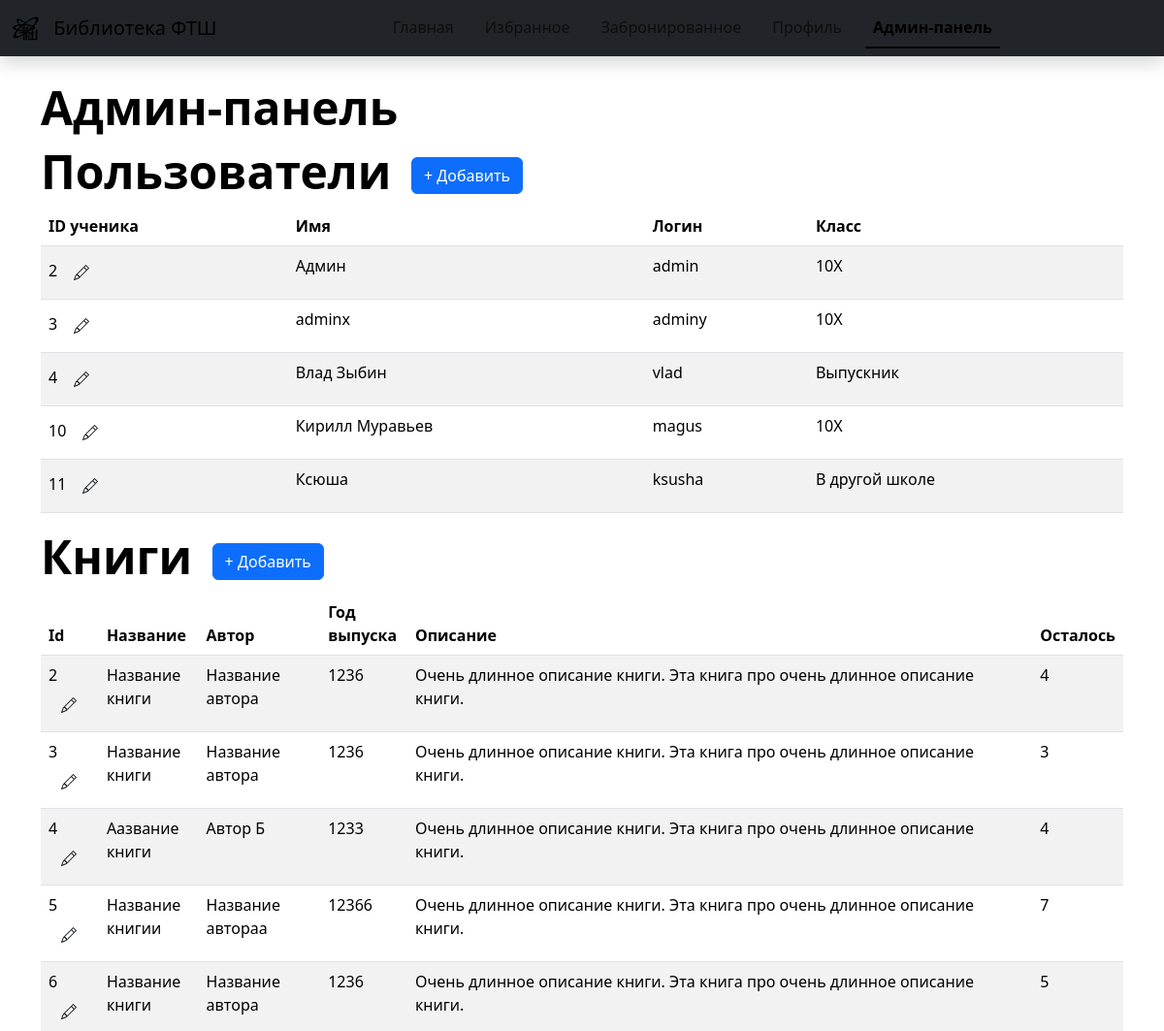
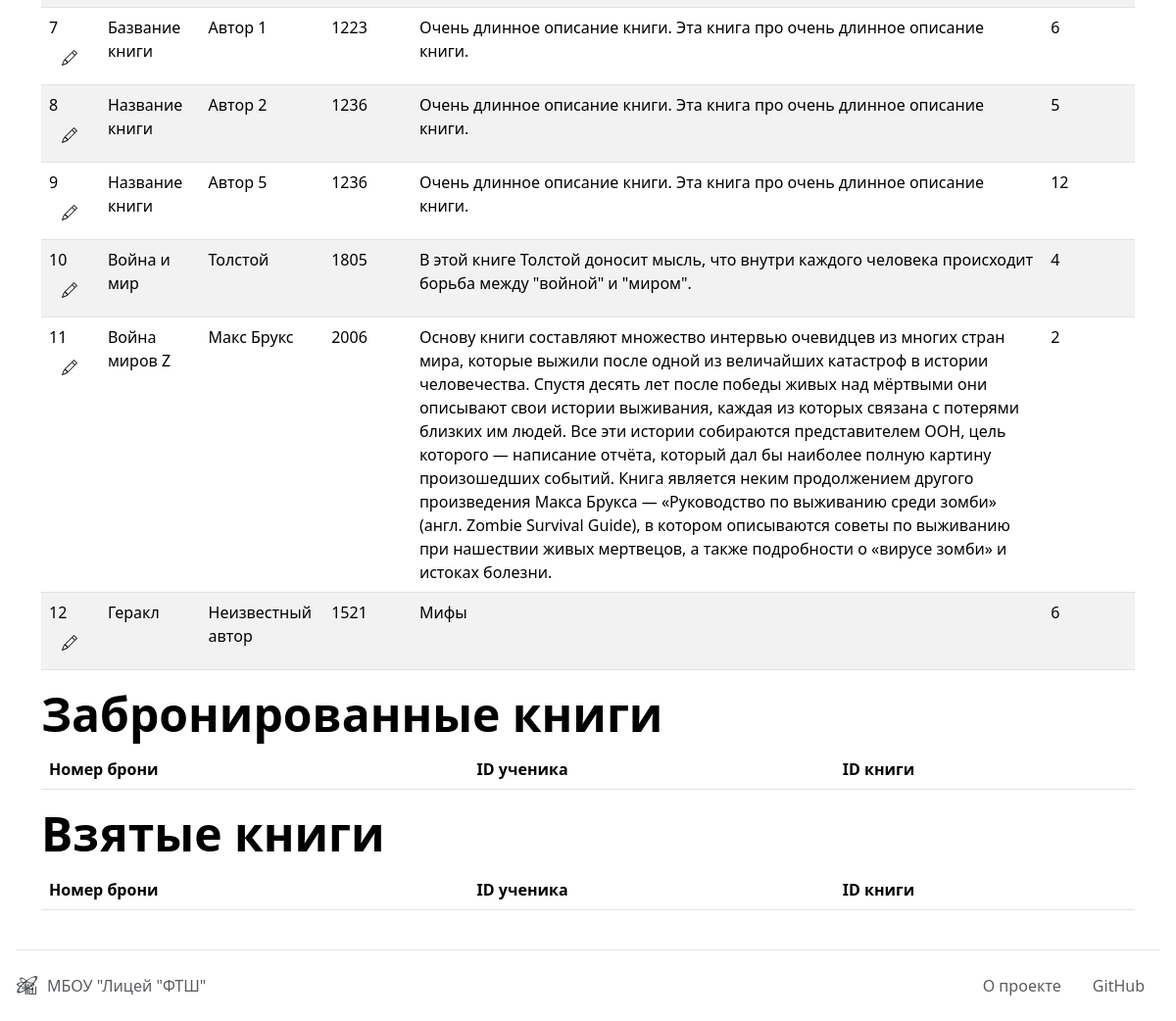
Page /admin (signed in) on the committed database (2 pictures, top to bottom).
### data/users.py (models this page shows, shortened)
class User(SqlAlchemyBase, UserMixin):
    __tablename__ = 'users'
    id = sqlalchemy.Column(sqlalchemy.Integer,
                           primary_key=True, autoincrement=True)
    name = sqlalchemy.Column(sqlalchemy.String)
    username = sqlalchemy.Column(sqlalchemy.String, unique=True, index=True)
    hashed_password = sqlalchemy.Column(sqlalchemy.String, nullable=True)
    grade_id = sqlalchemy.Column(sqlalchemy.Integer,
                                 sqlalchemy.ForeignKey("grades.id"))
    grade = orm.relationship('Grade')
    is_admin = sqlalchemy.Column(sqlalchemy.Boolean, default=False)

### data/grades.py (models this page shows)
class Grade(SqlAlchemyBase):
    __tablename__ = 'grades'
    id = sqlalchemy.Column(sqlalchemy.Integer,
                           primary_key=True, autoincrement=True)
    name = sqlalchemy.Column(sqlalchemy.String)

### data/books.py (models this page shows)
class Book(SqlAlchemyBase):
    __tablename__ = 'books'
    id = sqlalchemy.Column(sqlalchemy.Integer,
                           primary_key=True, autoincrement=True)
    name = sqlalchemy.Column(sqlalchemy.String)
    author = sqlalchemy.Column(sqlalchemy.String)
    description = sqlalchemy.Column(sqlalchemy.String, nullable=True)
    year = sqlalchemy.Column(sqlalchemy.SmallInteger)
    preview_url = sqlalchemy.Column(sqlalchemy.String, nullable=True)
    preview_ratio = sqlalchemy.Column(sqlalchemy.Float, nullable=True)
    left = sqlalchemy.Column(sqlalchemy.Integer)

### app.py (the view)
@app.route('/admin')
@login_required
def admin():
    if not current_user.is_admin:
        abort(403)
    print(current_user.get_id())
    session = db_session.create_session()
    query_us = session.query(User).order_by(User.id)
    query_books = select(Book.id, Book.name, Book.author, Book.year, Book.description, Book.left).order_by(Book.id)
    query_books = session.execute(query_books).fetchall()
    query_booked = select(Booked_list.id, Booked_list.user_id, Booked_list.book_id).order_by(Booked_list.id)
    query_booked = session.execute(query_booked).fetchall()
    query_borrowed = select(Borrowed.id, Borrowed.user_id, Borrowed.book_id).order_by(Borrowed.id)
    query_borrowed = session.execute(query_borrowed).fetchall()
    return render_template('admin.html', title='Админ-панель', items=query_us, itemsbooks=query_books,
                           itemsbooked=query_booked, borrowedbooks=query_borrowed)

### app.py (called while the page is built)
@login_manager.user_loader
def load_user(user_id):
    db_sess = db_session.create_session()
    return db_sess.query(User).get(user_id)

### data/db_session.py (called while the page is built)
def create_session() -> Session:
    global __factory
    return __factory()

### templates/admin.html (shortened to what this page needs)
{% extends "base.html" %}
{% block content %}
    <div class="container-fluid container-md py-4 mb-auto">
        <h1 class="display-5 fw-bold text-body-emphasis">Админ-панель</h1>
        <h3 class="display-5 fw-bold text-body-emphasis">Пользователи
            <a class="btn btn-primary ms-2" href="/user_add" role="button" aria-disabled="true">+ Добавить</a>
        </h3>
        <div class="bd-example-snippet bd-code-snippet">
            <div class="bd-example m-0 border-0">
                <table class="table table-striped">
                    <thead>
                    <tr>
                        <th scope="col">ID ученика</th>
                        <th scope="col">Имя</th>
                        <th scope="col">Логин</th>
                        <th scope="col">Класс</th>
                    </tr>
                    </thead>
                    <tbody>
                    {% for item in items %}
                        <tr>
                            <td>{{ item.id }}
                                <a class="btn" href="/user_edit/{{ item.id }}" role="button" aria-disabled="true">
                                    <svg class="bi" width="16" height="16">
                                        <use xlink:href="#pencil"></use>
                                    </svg>
                                </a>
                            </td>
                            <td>{{ item.name }}</td>
                            <td>{{ item.username }}</td>
                            <td>{{ item.grade.name }}</td>
                        </tr>
                    {% endfor %}
                    </tbody>
                </table>
            </div>
        </div>
        <h3 class="display-5 fw-bold text-body-emphasis">Книги
            <a class="btn btn-primary ms-2" href="/book_add" role="button" aria-disabled="true">+ Добавить</a>
        </h3>
        <div class="bd-example-snippet bd-code-snippet">
            <div class="bd-example m-0 border-0">
                <table class="table table-striped">
                    <thead>
                    <tr>
                        <th scope="col">Id</th>
                        <th scope="col">Название</th>
                        <th scope="col">Автор</th>
                        <th scope="col">Год выпуска</th>
                        <th scope="col">Описание</th>
                        <th scope="col">Осталось</th>
                    </tr>
                    </thead>
                    <tbody>
                    {% for item in itemsbooks %}
                        <tr>
                            <td>{{ item.id }}
                                <a class="btn" href="/book_edit/{{ item.id }}" role="button" aria-disabled="true">
                                    <svg class="bi" width="16" height="16">
                                        <use xlink:href="#pencil"></use>
                                    </svg>
                                </a>
                            </td>
                            <td>{{ item.name }}</td>
                            <td>{{ item.author }}</td>
                            <td>{{ item.year }}</td>
                            <td>{{ item.description }}</td>
                            <td>{{ item.left }}</td>
                        </tr>
                    {% endfor %}
                    </tbody>
                </table>
            </div>
        </div>
        <h3 class="display-5 fw-bold text-body-emphasis">Забронированные книги</h3>
        <div class="bd-example-snippet bd-code-snippet">
            <div class="bd-example m-0 border-0">
                <table class="table table-striped">
                    <thead>
                    <tr>
                        <th scope="col">Номер брони</th>
                        <th scope="col">ID ученика</th>
                        <th scope="col">ID книги</th>
                    </tr>
                    </thead>
                </table>
            </div>
        </div>
        <h3 class="display-5 fw-bold text-body-emphasis">Взятые книги</h3>
        <div class="bd-example-snippet bd-code-snippet">
            <div class="bd-example m-0 border-0">
                <table class="table table-striped">
                    <thead>
                    <tr>
                        <th scope="col">Номер брони</th>
                        <th scope="col">ID ученика</th>
                        <th scope="col">ID книги</th>
                    </tr>
                    </thead>
                </table>
            </div>
        </div>
    </div>
{% endblock %}

### templates/base.html (style rules this page uses)
.bi { vertical-align: -.125em; fill: currentColor; }

### rows in the picture
User: id "2", name "Админ", username "admin", grade.name "10Х"
User: id "3", name "adminx", username "adminy", grade.name "10Х"
User: id "4", name "Влад Зыбин", username "vlad", grade.name "Выпускник"
User: id "10", name "Кирилл Муравьев", username "magus", grade.name "10Х"
User: id "11", name "Ксюша", username "ksusha", grade.name "В другой школе"
Book: id "2", name "Название книги", author "Название автора", year "1236", description "Очень длинное описание книги. Эта книга про очень длинное описание книги.", left "4"
Book: id "3", name "Название книги", author "Название автора", year "1236", description "Очень длинное описание книги. Эта книга про очень длинное описание книги.", left "3"
Book: id "4", name "Аазвание книги", author "Автор Б", year "1233", description "Очень длинное описание книги. Эта книга про очень длинное описание книги.", left "4"
Book: id "5", name "Название книгии", author "Название автораа", year "12366", description "Очень длинное описание книги. Эта книга про очень длинное описание книги.", left "7"
Book: id "6", name "Название книги", author "Название автора", year "1236", description "Очень длинное описание книги. Эта книга про очень длинное описание книги.", left "5"
Book: id "7", name "Базвание книги", author "Автор 1", year "1223", description "Очень длинное описание книги. Эта книга про очень длинное описание книги.", left "6"
Book: id "8", name "Название книги", author "Автор 2", year "1236", description "Очень длинное описание книги. Эта книга про очень длинное описание книги.", left "5"
Book: id "9", name "Название книги", author "Автор 5", year "1236", description "Очень длинное описание книги. Эта книга про очень длинное описание книги.", left "12"
Book: id "10", name "Война и мир", author "Толстой", year "1805", description "В этой книге Толстой доносит мысль, что внутри каждого человека происходит борьба между \"войной\" и \"миром\".", left "4"
Book: id "11", name "Война миров Z", author "Макс Брукс", year "2006", description "Основу книги составляют множество интервью очевидцев из многих стран мира, которые выжили после одной из величайших катастроф в истории человечества. Спустя десять лет после победы живых над мёртвыми они описывают свои истории выживания, каждая из которых связана с потерями близких им людей. Все эти истории собираются представителем ООН, цель которого — написание отчёта, который дал бы наиболее полную картину произошедших событий. Книга является неким продолжением другого произведения Макса Брукса — «Руководство по выживанию среди зомби» (англ. Zombie Survival Guide), в котором описываются советы по выживанию при нашествии живых мертвецов, а также подробности о «вирусе зомби» и истоках…", left "2"
Book: id "12", name "Геракл", author "Неизвестный автор", year "1521", description "Мифы", left "6"

### other values in the picture
{{ name }} "Главная" "Избранное" "Забронированное" "Профиль" "Админ-панель"
